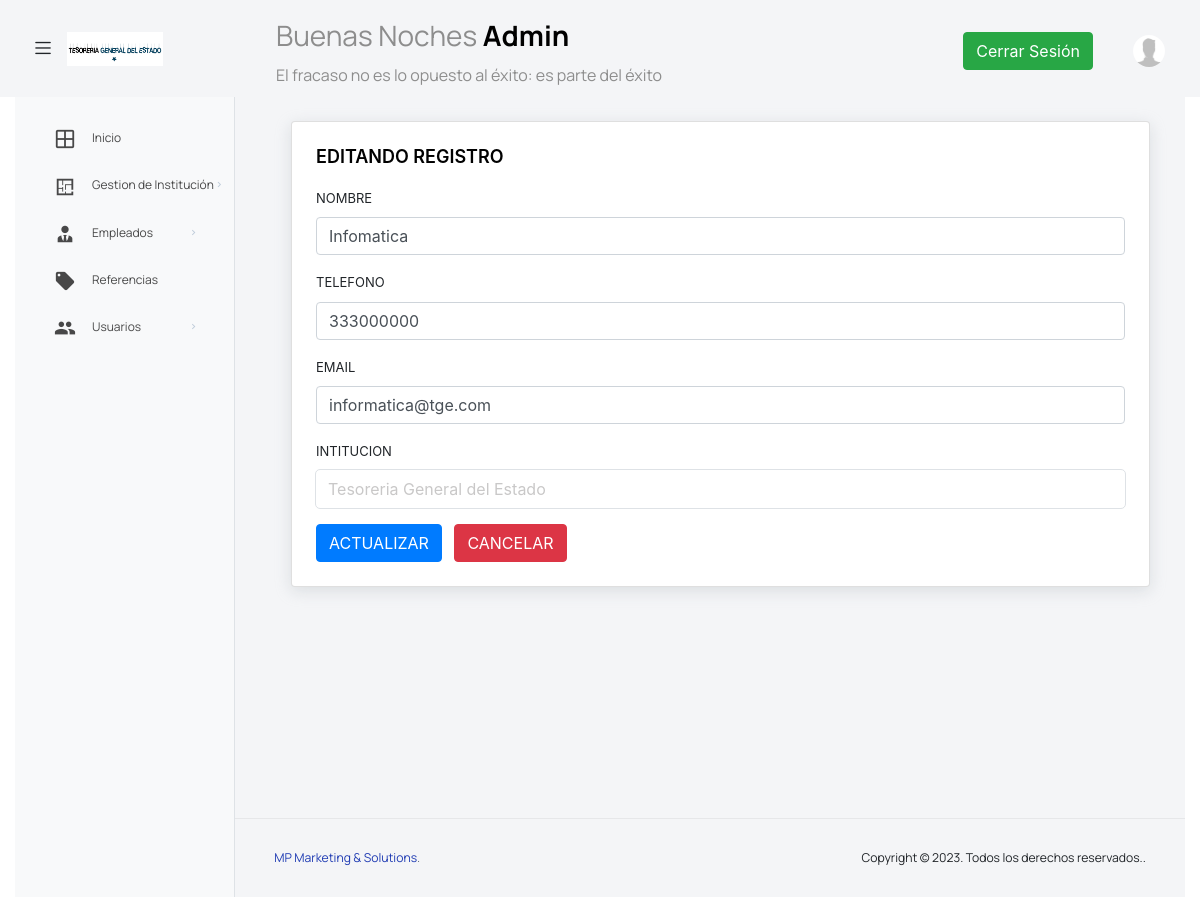
The app's page /admin/editarDepartamentos.php?id=1 (signed in) with its own data.
### tables this page shows
CREATE TABLE `departementos` (
  `Id` int(4) NOT NULL,
  `Nombre` varchar(80) NOT NULL,
  `Telefono` varchar(15) DEFAULT NULL,
  `Email` varchar(100) DEFAULT NULL,
  `Institucion` int(3) DEFAULT NULL
);

CREATE TABLE `instituciones` (
  `Id` int(5) NOT NULL,
  `Nombre` varchar(100) DEFAULT NULL,
  `Nombre_Corto` varchar(10) DEFAULT NULL
);

### componentes/formulario_departamentos_editar.php (the view, shortened to what this page needs)
<?php
require '../conexion/conexion.php';
$id = $_GET['id'];
$sqlPacientes = " SELECT * FROM departementos WHERE Id=$id";
$pacientes = $conn->query($sqlPacientes);
$fila = mysqli_fetch_assoc($pacientes);
?>
<div class="col-md-12 grid-margin stretch-card">
    <div class="card">
        <div class="card-body">
            <h4 class="card-title">EDITANDO REGISTRO</h4>
            <form class="forms-sample" method="POST" action="../php/actualizar_departamentos.php">
                <div class="form-group">
                    <label for="nombre">NOMBRE</label>
                    <input type="text" class="form-control" value="<?php echo $fila['Nombre']    ?>" id="nombre" name="nombre" placeholder="NOMBRE">
                </div>
                <div class="form-group">
                    <label for="telefono">TELEFONO</label>
                    <input type="number" class="form-control" value="<?php echo $fila['Telefono']    ?>" id="telefono" name="telefono" placeholder="TELEFONO">
                </div>
                <div class="form-group">
                    <label for="correo">EMAIL</label>
                    <input type="email" class="form-control" value="<?php echo $fila['Email']    ?>" id="correo" name="correo" placeholder="EMAIL">
                </div>
                <?php
                $id_institucion = $fila['Institucion'];
                ?>
                <div class="form-group">
                    <label for="institucion"> INTITUCION</label>
                    <select class="form-control" aria-label=".form-select-lg example" id="institucion" name="institucion" required>
                        <?php
                        $sql1 = "SELECT * FROM instituciones WHERE Id= $id_institucion";
                        $resultado = mysqli_query($conn, $sql1);
                        $fila2 = mysqli_fetch_assoc($resultado);
                        ?>
                        <option value="<?php echo $fila2['Id']; ?>"><?php echo $fila2['Nombre']; ?></option>
                    </select>
                </div>
                <button type="submit" class="btn btn-primary me-2">ACTUALIZAR</button>
                <a href="../admin/departamentos.php" class="btn btn-danger me-2">CANCELAR</a>
            </form>
        </div>
    </div>
</div>

### records on screen
departementos: nombre "Infomatica", telefono "333000000", correo "informatica@tge.com"
instituciones: institucion "Tesoreria General del Estado"

### other values on screen
$saludo "Buenas Noches"
$usuario "Admin"
